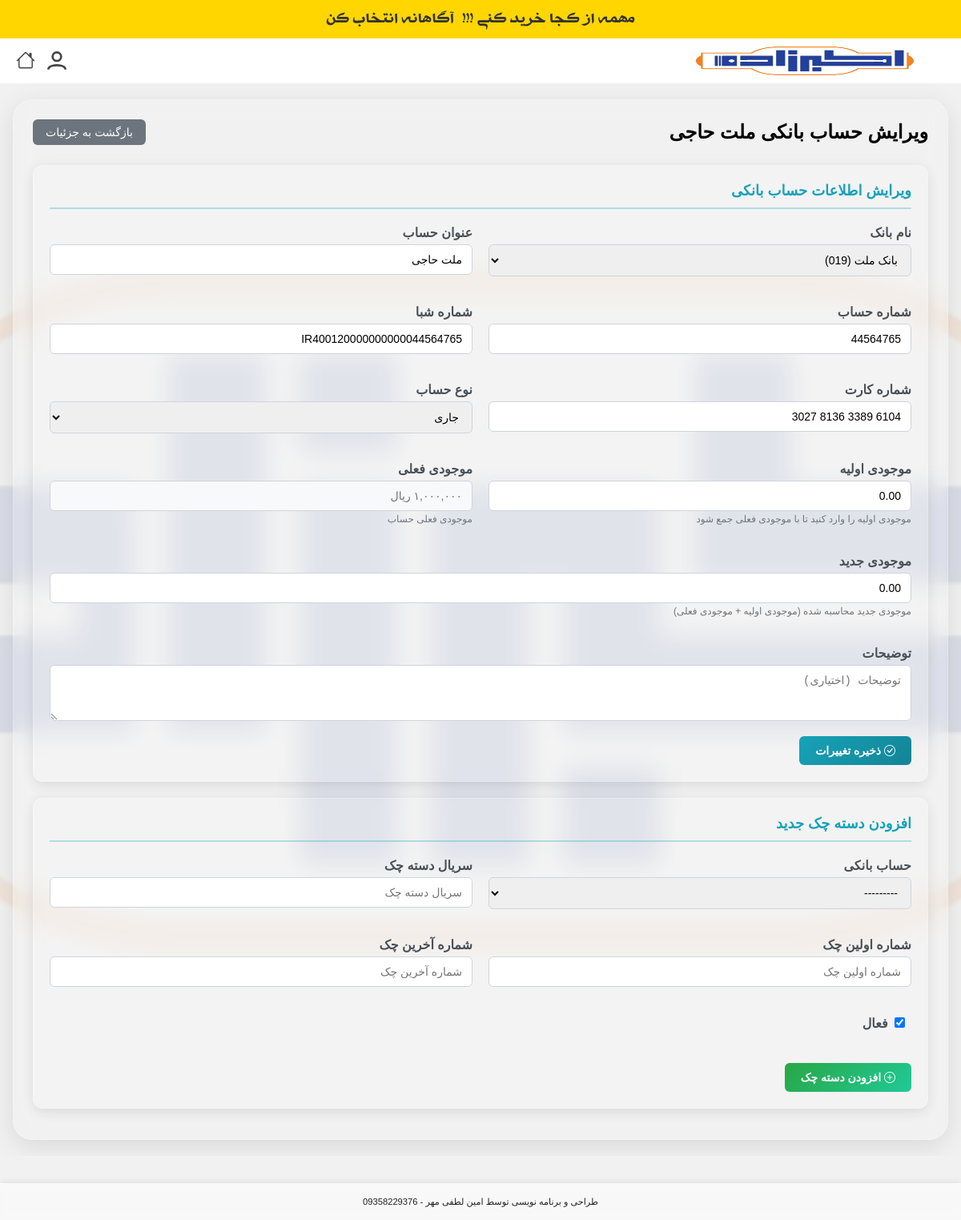
Page /accounting/bank-accounts/1/edit/ (signed in) on the earlier database version.
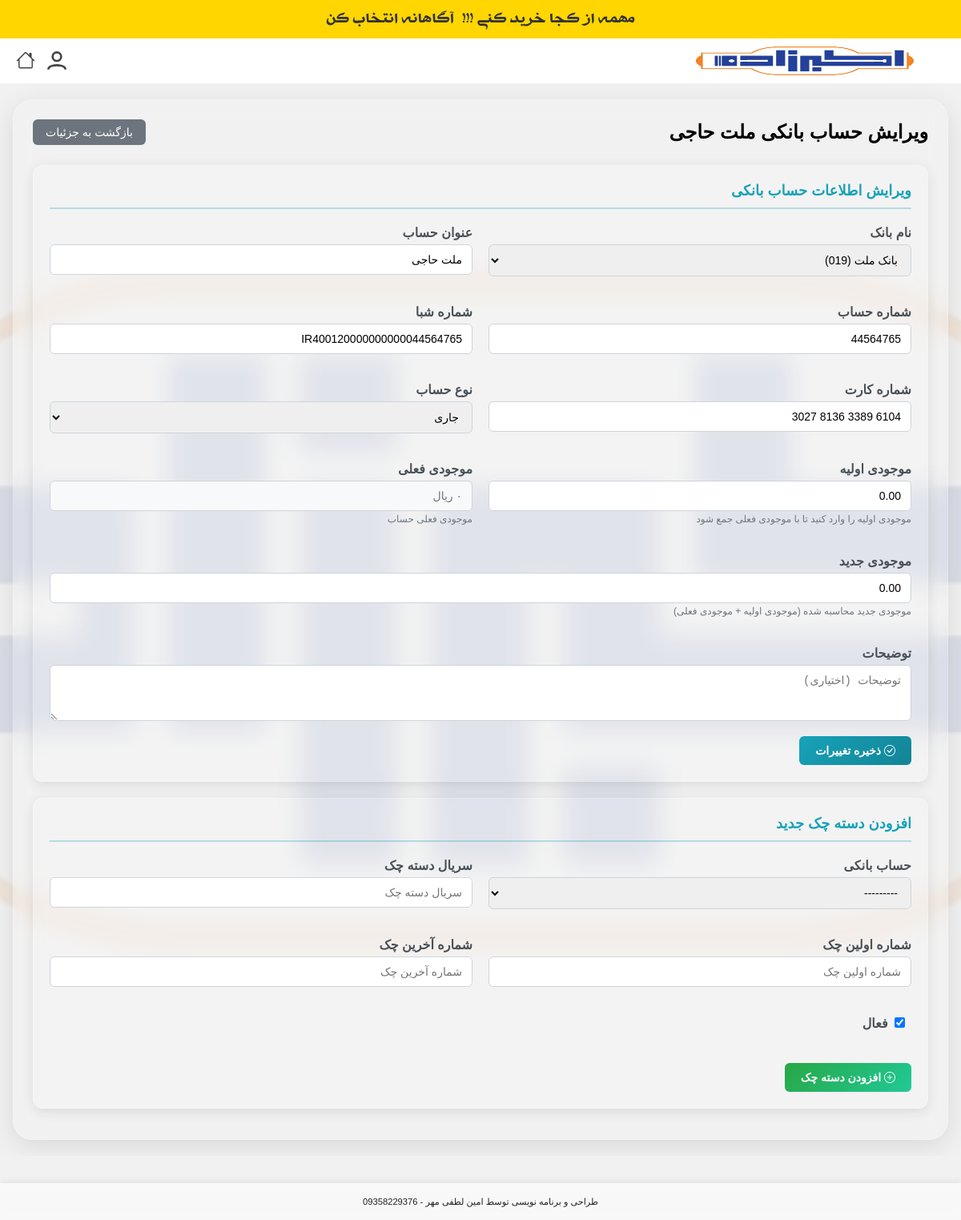
Same page on the later database version.
### products/models.py (models this page shows)
class BankAccount(models.Model):
    ACCOUNT_TYPES = [
        ('CHECKING', 'جاری'),
        ('SAVINGS', 'پس‌انداز'),
        ('CURRENT', 'قرض‌الحسنه جاری'),
        ('SAVING_QARZ', 'قرض‌الحسنه پس‌انداز'),
    ]
    account = models.OneToOneField(Account, on_delete=models.PROTECT, verbose_name="حساب مرتبط")
    bank = models.ForeignKey(Bank, on_delete=models.PROTECT, verbose_name="بانک")
    account_number = models.CharField(max_length=50, verbose_name="شماره حساب")
    sheba = models.CharField(max_length=26, unique=True, verbose_name="شماره شبا")
    card_number = models.CharField(max_length=25, blank=True, null=True, verbose_name="شماره کارت", help_text="شماره کارت باید دقیقاً 16 رقم باشد")
    has_card_reader = models.BooleanField(default=False, verbose_name="دارای کارت‌خوان")
    card_reader_device_1 = models.ForeignKey(CardReaderDevice, on_delete=models.SET_NULL, null=True, blank=True, verbose_name="دستگاه کارت‌خوان 1", related_name='bank_accounts_1')
    card_reader_device_2 = models.ForeignKey(CardReaderDevice, on_delete=models.SET_NULL, null=True, blank=True, verbose_name="دستگاه کارت‌خوان 2", related_name='bank_accounts_2')
    card_reader_device_3 = models.ForeignKey(CardReaderDevice, on_delete=models.SET_NULL, null=True, blank=True, verbose_name="دستگاه کارت‌خوان 3", related_name='bank_accounts_3')
    card_reader_device_4 = models.ForeignKey(CardReaderDevice, on_delete=models.SET_NULL, null=True, blank=True, verbose_name="دستگاه کارت‌خوان 4", related_name='bank_accounts_4')
    account_type = models.CharField(max_length=20, choices=ACCOUNT_TYPES, verbose_name="نوع حساب")
    title = models.CharField(max_length=200, verbose_name="عنوان حساب")
    initial_balance = models.DecimalField(
        max_digits=18,
        decimal_places=2,
        default=0,
        verbose_name="موجودی اولیه"
    )
    current_balance = models.DecimalField(
        max_digits=18,
        decimal_places=2,
        default=0,
        verbose_name="موجودی فعلی"
    )
    is_active = models.BooleanField(default=True, verbose_name="فعال")
    description = models.TextField(blank=True, verbose_name="توضیحات")
    created_at = models.DateTimeField(auto_now_add=True, verbose_name="تاریخ ایجاد")
    created_by = models.ForeignKey(User, on_delete=models.PROTECT, verbose_name="ایجاد کننده")
    class Meta:
        verbose_name = "حساب بانکی"
        verbose_name_plural = "حساب‌های بانکی"
        unique_together = ['bank', 'account_number']
    def __str__(self):
        return f"{self.bank.name} - {self.title} ({self.account_number})"

### products/views.py (the view, shortened to what this page needs)
# urls.py: path('accounting/bank-accounts/<int:bank_account_id>/edit/', views.bank_account_edit_view, name='bank_account_edit'),
@login_required
@group_required('حسابداری')
def bank_account_edit_view(request, bank_account_id):
    from django.shortcuts import get_object_or_404, redirect
    from .forms import BankAccountForm, CheckBookForm
    bank_account = get_object_or_404(BankAccount, id=bank_account_id)
    form = BankAccountForm(instance=bank_account)
    checkbook_form = CheckBookForm()
    context = {
        'form': form,
        'checkbook_form': checkbook_form,
        'bank_account': bank_account,
        'title': f'ویرایش حساب بانکی {bank_account.title}'
    }
    return render(request, 'products/bank_account_edit.html', context)

### products/forms.py (shortened to what this page needs)
class CheckBookForm(forms.ModelForm):
    class Meta:
        model = CheckBook
        fields = ['bank_account', 'serial', 'start_number', 'end_number', 'is_active']
        widgets = {
            'bank_account': forms.Select(attrs={
                'class': 'form-control',
                'placeholder': 'انتخاب حساب بانکی'
            }),
            'serial': forms.TextInput(attrs={
                'class': 'form-control',
                'placeholder': 'سریال دسته چک'
            }),
            'start_number': forms.NumberInput(attrs={
                'class': 'form-control',
                'placeholder': 'شماره اولین چک'
            }),
            'end_number': forms.NumberInput(attrs={
                'class': 'form-control',
                'placeholder': 'شماره آخرین چک'
            }),
            'is_active': forms.CheckboxInput(attrs={
                'class': 'form-check-input'
            }),
        }
        labels = {
            'bank_account': 'حساب بانکی',
            'serial': 'سریال دسته چک',
            'start_number': 'شماره اولین چک',
            'end_number': 'شماره آخرین چک',
            'is_active': 'فعال',
        }

### products/context_processors.py (called while the page is built)
def recent_orders_processor(request):
    recent_orders_count = 0
    if request.user.is_authenticated:
        recent_orders_count = Order.objects.filter(customer__created_by=request.user).order_by('-created_at')[:5].count()
    return {'recent_orders_count': recent_orders_count}

def notifications_processor(request):
    if request.user.is_authenticated and request.user.groups.filter(name='مدیر').exists():
        unread_notifications = Notification.objects.filter(target_user=request.user, read=False).order_by('-created_at')
        return {'unread_notifications': unread_notifications}
    return {'unread_notifications': []}

### products/models.py (called while the page is built)
    def __str__(self):
        return f"{self.name} ({self.code})"

### products/templatetags/custom_filters.py (called while the page is built)
@register.filter
def persian_number_format(value):
    if value is None:
        return "0"
    try:
        number = int(float(value))
        formatted = "{:,}".format(number)
        persian_digits = {
            '0': '۰', '1': '۱', '2': '۲', '3': '۳', '4': '۴',
            '5': '۵', '6': '۶', '7': '۷', '8': '۸', '9': '۹'
        }
        for eng, per in persian_digits.items():
            formatted = formatted.replace(eng, per)
        return formatted
    except (ValueError, TypeError):
        return "0"

### products/templates/products/bank_account_edit.html (shortened to what this page needs)
{% extends 'products/base.html' %}
{% load custom_filters %}
{% block content %}
<div class="bank-account-edit-container">
  <div class="page-header">
    <h3>{{ title }}</h3>
    <a href="{% url 'products:bank_account_detail' bank_account.id %}" class="back-btn">
      بازگشت به جزئیات
    </a>
  </div>
  <div class="form-section">
    <div class="section-title">ویرایش اطلاعات حساب بانکی</div>
    <form method="post">
      <div class="form-row">
        <div class="form-group">
          <label class="form-label">{{ form.bank.label }}</label>
          {{ form.bank }}
        </div>
        <div class="form-group">
          <label class="form-label">{{ form.title.label }}</label>
          {{ form.title }}
        </div>
      </div>
      <div class="form-row">
        <div class="form-group">
          <label class="form-label">{{ form.account_number.label }}</label>
          {{ form.account_number }}
        </div>
        <div class="form-group">
          <label class="form-label">{{ form.sheba.label }}</label>
          {{ form.sheba }}
        </div>
      </div>
      <div class="form-row">
        <div class="form-group">
          <label class="form-label">{{ form.card_number.label }}</label>
          {{ form.card_number }}
        </div>
        <div class="form-group">
          <label class="form-label">{{ form.account_type.label }}</label>
          {{ form.account_type }}
        </div>
      </div>
      <div class="form-row">
        <div class="form-group">
          <label class="form-label">{{ form.initial_balance.label }}</label>
          {{ form.initial_balance }}
          <small class="form-text text-muted">{{ form.initial_balance.help_text }}</small>
        </div>
        <div class="form-group">
          <label class="form-label">موجودی فعلی</label>
          <input type="text" class="form-control" value="{{ bank_account.current_balance|persian_number_format }} ریال" readonly>
          <small class="form-text text-muted">موجودی فعلی حساب</small>
        </div>
      </div>
      <div class="form-row">
        <div class="form-group">
          <label class="form-label">{{ form.new_balance.label }}</label>
          {{ form.new_balance }}
          <small class="form-text text-muted">موجودی جدید محاسبه شده (موجودی اولیه + موجودی فعلی)</small>
        </div>
      </div>
      <div class="form-group">
        <label class="form-label">{{ form.description.label }}</label>
        {{ form.description }}
      </div>
      <button type="submit" class="btn btn-primary">
        <i class="bi bi-check-circle"></i>
        ذخیره تغییرات
      </button>
    </form>
  </div>
  <div class="form-section">
    <div class="section-title">افزودن دسته چک جدید</div>
    <form method="post">
      <div class="form-row">
        <div class="form-group">
          <label class="form-label">{{ checkbook_form.bank_account.label }}</label>
          {{ checkbook_form.bank_account }}
        </div>
        <div class="form-group">
          <label class="form-label">{{ checkbook_form.serial.label }}</label>
          {{ checkbook_form.serial }}
        </div>
      </div>
      <div class="form-row">
        <div class="form-group">
          <label class="form-label">{{ checkbook_form.start_number.label }}</label>
          {{ checkbook_form.start_number }}
        </div>
        <div class="form-group">
          <label class="form-label">{{ checkbook_form.end_number.label }}</label>
          {{ checkbook_form.end_number }}
        </div>
      </div>
      <div class="form-row">
        <div class="form-group">
          <label class="form-label">
            {{ checkbook_form.is_active }}
            {{ checkbook_form.is_active.label }}
          </label>
        </div>
      </div>
      <button type="submit" name="add_checkbook" class="btn btn-success">
        <i class="bi bi-plus-circle"></i>
        افزودن دسته چک
      </button>
    </form>
  </div>
</div>
<link rel="stylesheet" href="https://cdn.jsdelivr.net/npm/bootstrap-icons@1.10.5/font/bootstrap-icons.css">
{% endblock %}

### products/templates/products/base.html (shortened to what this page needs)
<!DOCTYPE html>
<html lang="fa" dir="rtl">
<head>
    {% load static %}
    {% load custom_filters %}
    <link rel="stylesheet" href="https://cdnjs.cloudflare.com/ajax/libs/font-awesome/5.15.4/css/all.min.css">
<link href='https://unpkg.com/boxicons@2.1.4/css/boxicons.min.css' rel='stylesheet'>
<link rel="stylesheet" href="https://cdn.jsdelivr.net/npm/bootstrap-icons@1.10.5/font/bootstrap-icons.css">
</head>
<body class="{% if request.user.groups.all.0.name == 'مشتری' %}is-customer{% elif request.user.groups.all.0.name == 'ویزیتور' %}is-visitor{% endif %}">
<div class="promo-topbar">
    <span> مهمه از کجا خرید کنی !!! </span>
    <img src="" alt="Promo Logo" class="promo-logo"> <span>آگاهانه انتخاب کن</span>
</div>
<div class="dk-header-bg">
<div class="dk-header-main" style="order: 2;">
        <div class="dk-header-logo" style="order:1;">
            <a href="{% if user.is_authenticated and user.groups.all.0.name == 'مدیر' %}
                        {% url 'products:manager_dashboard' %}
                    {% elif user.is_authenticated and user.groups.all.0.name == 'انباردار' %}
                        {% url 'products:warehouse_panel' %}
                    {% elif user.is_authenticated and user.groups.all.0.name == 'حسابداری' %}
                        {% url 'products:accounting_panel' %}
                    {% else %}
                        {% url 'products:product_list' %}
                    {% endif %}">
                <img src="{% static 'images/apg_logo.png' %}" alt="APG Logo">
            </a>
        </div>
        <div class="dk-header-icons" style="order:3;">
            {% block header_icons %}
            <div id="profile-icon-container" style="position:relative;">
                <button id="profile-icon-btn" class="dk-header-icon-btn" type="button" style="background:none; border:none;">
                    <svg><use xlink:href="#profileOff"></use></svg>
                </button>
            </div>
            {% endblock header_icons %}
            <a href="{% if user.is_authenticated and user.groups.all.0.name == 'مدیر' %}
                        {% url 'products:manager_dashboard' %}
                    {% elif user.is_authenticated and user.groups.all.0.name == 'انباردار' %}
                        {% url 'products:warehouse_panel' %}
                    {% elif user.is_authenticated and user.groups.all.0.name == 'حسابداری' %}
                        {% url 'products:accounting_panel' %}
                    {% else %}
                        {% url 'products:product_list' %}
                    {% endif %}" class="dk-header-icon-btn" title="خانه" style="margin-right:1px;">
                <i class="bi bi-house" style="font-size:24px;color:#444;"></i>
            </a>
        </div>
    </div>
</div>
<div class="container">
    {% block content %}
    {% endblock %}
</div>
<div class="footer-bar">
    طراحی و برنامه نویسی توسط امین لطفی مهر - 09358229376
</div>
</body>
</html>

### products/templates/products/bank_account_edit.html (style rules this page uses)
.bank-account-edit-container { max-width: 1200px; margin: 20px auto; background: rgba(255,255,255,0.05); border-radius: 24px; padding: 24px 24px 18px 24px; backdrop-filter: blur(15px); border: 1px solid rgba(255, 255, 255, 0.2); box-shadow: 0 8px 32px rgba(0,0,0,0.1); font-family: 'b homa', Tahoma, sans-serif; box-sizing: border-box; transition: all 0.25s; overflow: hidden; }
.page-header { display: flex; justify-content: space-between; align-items: center; margin-bottom: 25px; }
h3 { color: #000; text-align: center; margin: 0; font-size: 24px; font-weight: bold; }
.back-btn { display: inline-block; padding: 8px 16px; background: #6c757d; color: #fff; text-decoration: none; border-radius: 6px; font-size: 14px; transition: all 0.3s; }
.form-section { background: rgba(255,255,255,0.1); border-radius: 12px; padding: 20px; margin-bottom: 20px; box-shadow: 0 4px 15px rgba(0,0,0,0.1); backdrop-filter: blur(10px); border: 1px solid rgba(255, 255, 255, 0.2); overflow: hidden; }
.section-title { font-size: 18px; font-weight: bold; color: #17a2b8; margin-bottom: 20px; padding-bottom: 10px; border-bottom: 2px solid rgba(23, 162, 184, 0.3); }
.form-row { display: grid; grid-template-columns: repeat(auto-fit, minmax(280px, 1fr)); gap: 20px; margin-bottom: 20px; width: 100%; box-sizing: border-box; }
.form-group { margin-bottom: 15px; width: 100%; box-sizing: border-box; }
.form-label { display: block; margin-bottom: 5px; font-weight: 600; color: #495057; }
.form-control { width: 100%; padding: 10px 12px; border: 1px solid #ced4da; border-radius: 6px; font-size: 14px; transition: border-color 0.15s ease-in-out, box-shadow 0.15s ease-in-out; box-sizing: border-box; max-width: 100%; }
.form-control[readonly] { background-color: #f8f9fa; color: #6c757d; cursor: not-allowed; }
.form-text { font-size: 12px; color: #6c757d; margin-top: 5px; }
.form-check-input { margin-right: 8px; }
.btn { padding: 10px 20px; border: none; border-radius: 6px; font-size: 14px; font-weight: 600; cursor: pointer; transition: all 0.3s ease; text-decoration: none; display: inline-block; }
.btn-primary { background: linear-gradient(135deg, #17a2b8, #138496); color: white; }
.btn-success { background: linear-gradient(135deg, #28a745, #20c997); color: white; }

Differences in the rows shown:
changed BankAccount "بانک ملت (019)": current_balance|persian_number_format "۱,۰۰۰,۰۰۰ ریال" → "۰ ریال"
